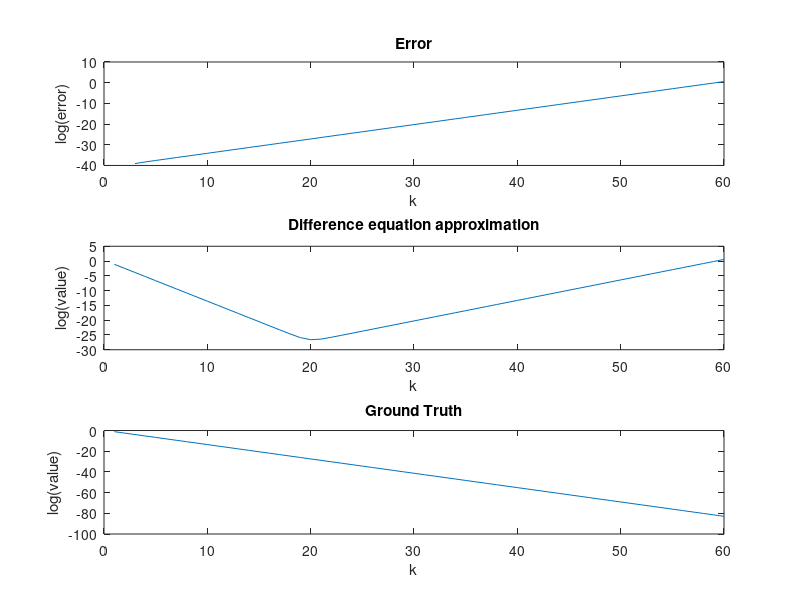

This figure's MATLAB source:
% solve, iteratively, the following recurrence relation:
% x_{k+1} = 2.25*x_k - 0.5*x_{k-1}

n = 60; % since we're working in double-precision
relation = ones(1, n);
relation(1) = 1/3;
relation(2) = 1/12;

for i = 3:n
    relation(i) = 2.25*relation(i - 1) - 0.5*relation(i - 2);
end

k = 1:n;
ground_relation = (4.^(1 - k)) / 3;

subplot(3, 1, 1);
plot(k, log(abs(ground_relation - relation)));
title('Error');
xlabel('k');
ylabel('log(error)');

subplot(3, 1, 2);
plot(k, log(relation));
title('Difference equation approximation');
xlabel('k');
ylabel('log(value)');

subplot(3, 1, 3);
plot(k, log(ground_relation));
title('Ground Truth');
xlabel('k');
ylabel('log(value)');